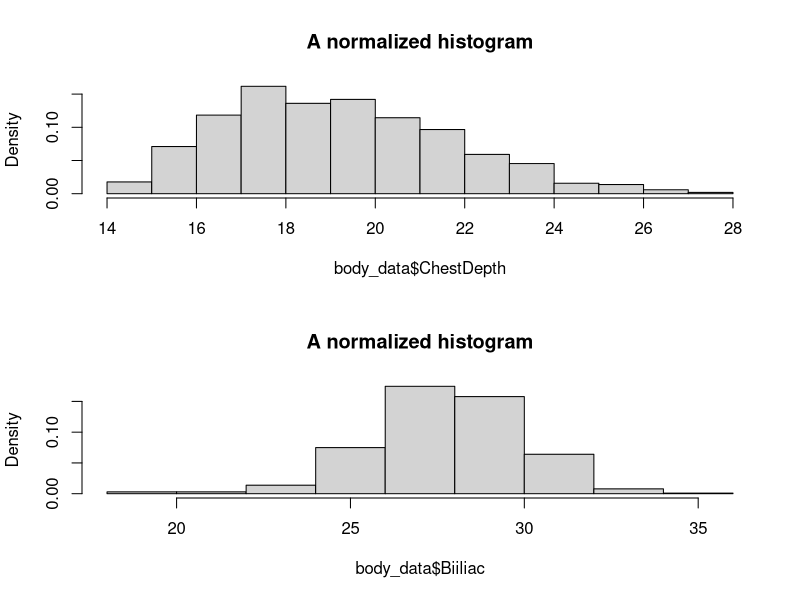
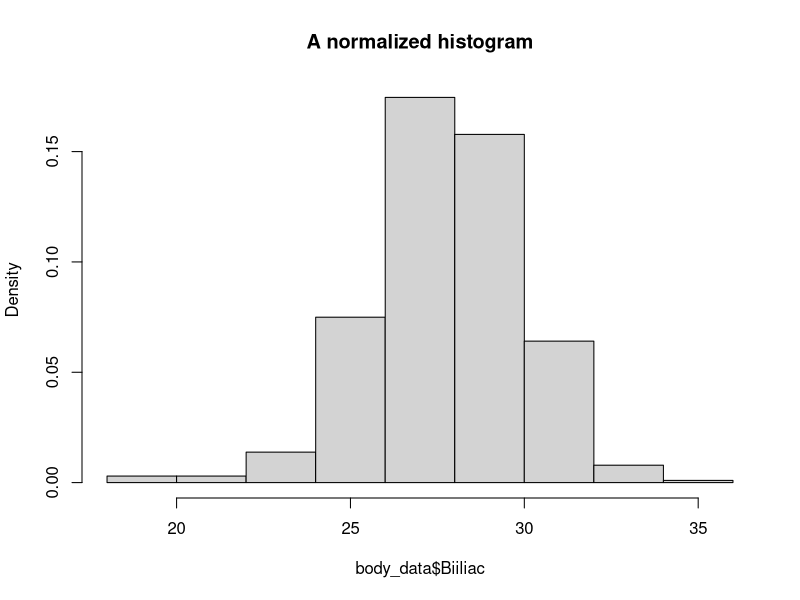

Generate these figures, in order, with R:
library(tidyverse)

body_data <- read_csv('data/body.csv')

population1_color = '#d95f02'
population2_color = '#7570b3'


x <- 1:10
y1 <- runif(10) * x
y2 <- runif(10) * x

try(dev.off())
par(oma=c(0,0,0,0), mfrow = c(2,1))
x <- 1:10
y <- runif(10) * x

hist(body_data$ChestDepth, freq = FALSE, main ='A normalized histogram')
hist(body_data$Biiliac, freq = FALSE, main ='A normalized histogram')

par(oma=c(0,0,0,0), mfrow = c(1,1))
hist(body_data$Biiliac, freq = FALSE, main ='A normalized histogram')
